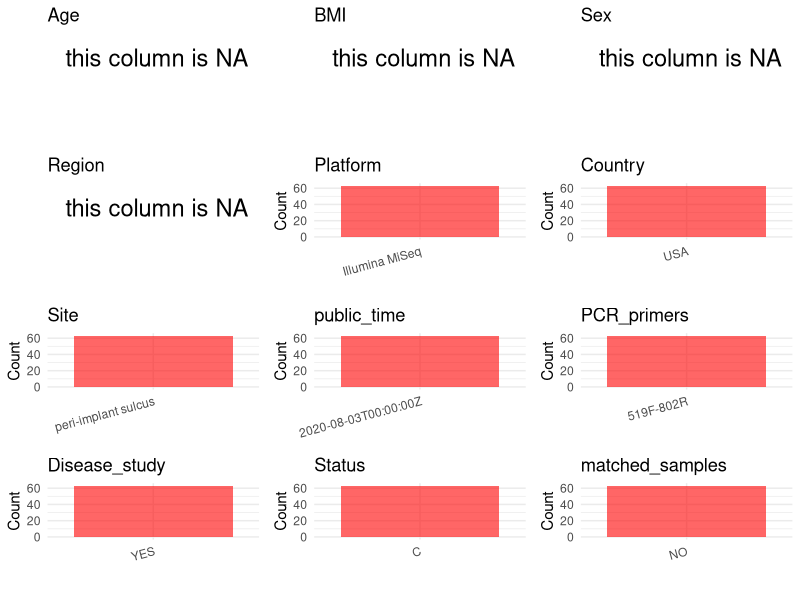

Generate this figure with R: (Note: this script raises an error after producing the figure.)
## ---- chunk 1
# Load necessary libraries
library(dplyr)
library(ggplot2)
library(cowplot)
library(stringr)

# Set working directory (update this path to your local directory)
setwd("E:/bioproject_YL/PRJNA649980")

# Read the initial metadata files
initial_meta <- read.csv("SraRunTable.csv", header = T) 

# Remove entries non-oral samples
initial_meta <- initial_meta %>%
  filter(!str_detect(HOST, "^blank"))

# Display the first few rows of the metadata
head(initial_meta)
## ---- chunk 2
# Create a uniform metadata dataframe
metadata <- data.frame(
  BioProject = initial_meta$BioProject,
  Run = initial_meta$Run,
  sample_name = initial_meta$HOST,
  Age = NA, 
  BMI = NA,  
  Sex = NA,
  Region = NA,
  Platform = initial_meta$Instrument,
  Country = initial_meta$geo_loc_name_country,
  Site = "peri-implant sulcus",
  public_time = initial_meta$ReleaseDate,
  stringsAsFactors = FALSE
)
## ---- chunk 3
# Add information obtained from the publication
metadata$PCR_primers <- "519F-802R"
metadata$title <- "Evaluation of different materials used for sealing of implant abutment access channel and the peri-implant sulcus microbiota A 6-month randomized controlled trial"
metadata$Disease_study <- "YES"
# Assign disease status based on sample_name patterns
metadata$Status <- "C"

# Check initial data distribution
cat("Initial sample distribution:\n")
table(metadata$sample_name)
table(metadata$Site)

# Calculate sampling frequency per subject
sample_counts <- table(metadata$sample_name)
cat("\nNumber of samples per subject:\n")
print(sample_counts)

# Create matched_samples column
metadata$matched_samples <- ifelse(metadata$sample_name %in% names(sample_counts[sample_counts >= 2]), "YES", "NO")

cat("\nMatched samples distribution:\n")
table(metadata$matched_samples)

# Identify samples for removal: single samples excluding peri-implant sulcus
single_samples <- names(sample_counts[sample_counts == 1])
samples_to_remove <- metadata$sample_name %in% single_samples & 
                     !(metadata$Site %in% c("peri-implant sulcus"))

cat("\nNumber of samples to be removed:", sum(samples_to_remove), "\n")

# Remove identified samples
metadata_clean <- metadata[!samples_to_remove, ]

cat("\nFinal sample distribution after cleaning:\n")
table(metadata_clean$sample_name)
table(metadata_clean$Site)
table(metadata_clean$matched_samples)

# Use cleaned dataset for subsequent analysis
metadata <- metadata_clean
## ---- chunk 4
# Check the number of unique runs and sample names
print(paste("Number of unique runs:", length(unique(metadata$Run))))
print(paste("Number of unique sample names:", length(unique(metadata$sample_name))))
## ---- chunk 5
# Select columns for visualization
plot_data <- metadata %>%
  select(-BioProject, -Run, -sample_name, -title)

# Function to create simple plots for each column
create_simple_plots <- function(data) {
  plots <- list()
  
  for (col in colnames(data)) {
    # Check if the column is all NA
    if (all(is.na(data[[col]]))) {
      # Create an empty plot with text indicating all NA
      p <- ggplot() +
        annotate("text", x = 0.5, y = 0.5, label = "this column is NA", size = 6) +
        labs(title = col) +
        theme_void()
    } else if (is.numeric(data[[col]])) {
      # Numeric variable: histogram
      p <- ggplot(data, aes(x = .data[[col]])) +
        geom_histogram(fill = "blue", alpha = 0.6, bins = 20, na.rm = TRUE) +
        labs(title = col) +
        theme_minimal()
    } else {
      # Categorical variable: bar plot (remove NA values)
      count_data <- as.data.frame(table(data[[col]], useNA = "ifany"))
      p <- ggplot(count_data, aes(x = reorder(Var1, -Freq), y = Freq)) +
        geom_col(fill = "red", alpha = 0.6) +
        labs(title = col, x = NULL, y = "Count") +
        theme_minimal() +
        theme(axis.text.x = element_text(angle = 15, hjust = 1))
    }
    plots[[col]] <- p
  }
  
  return(plots)
}

# Generate and arrange plots
plots <- create_simple_plots(plot_data)
p<-plot_grid(plots$Age, 
          plots$BMI, 
          plots$Sex, 
          plots$Region, 
          plots$Platform, 
          plots$Country, 
          plots$Site,
          plots$public_time, 
          plots$PCR_primers,
          plots$Disease_study,
          plots$Status,
          plots$matched_samples,# add 
          ncol = 3, align = "hv", axis = "lb")
ggsave("Metadata_Summary.png", plot = p, width = 8, height = 6, dpi = 150)
## ---- chunk 6
knitr::include_graphics("Metadata_Summary.png")
## ---- chunk 7
# Reorder columns to match the desired format
metadata <- metadata[, c(
  "BioProject", "Run", "sample_name", "Age", "BMI", "Sex", 
  "Region", "Platform", "Country", "Site", "public_time", 
  "PCR_primers", "title", "Disease_study", "Status", "matched_samples"
)]

# Export the uniform metadata to a CSV file
write.csv(metadata, file = "metadata.csv", quote = FALSE)
head(metadata)
